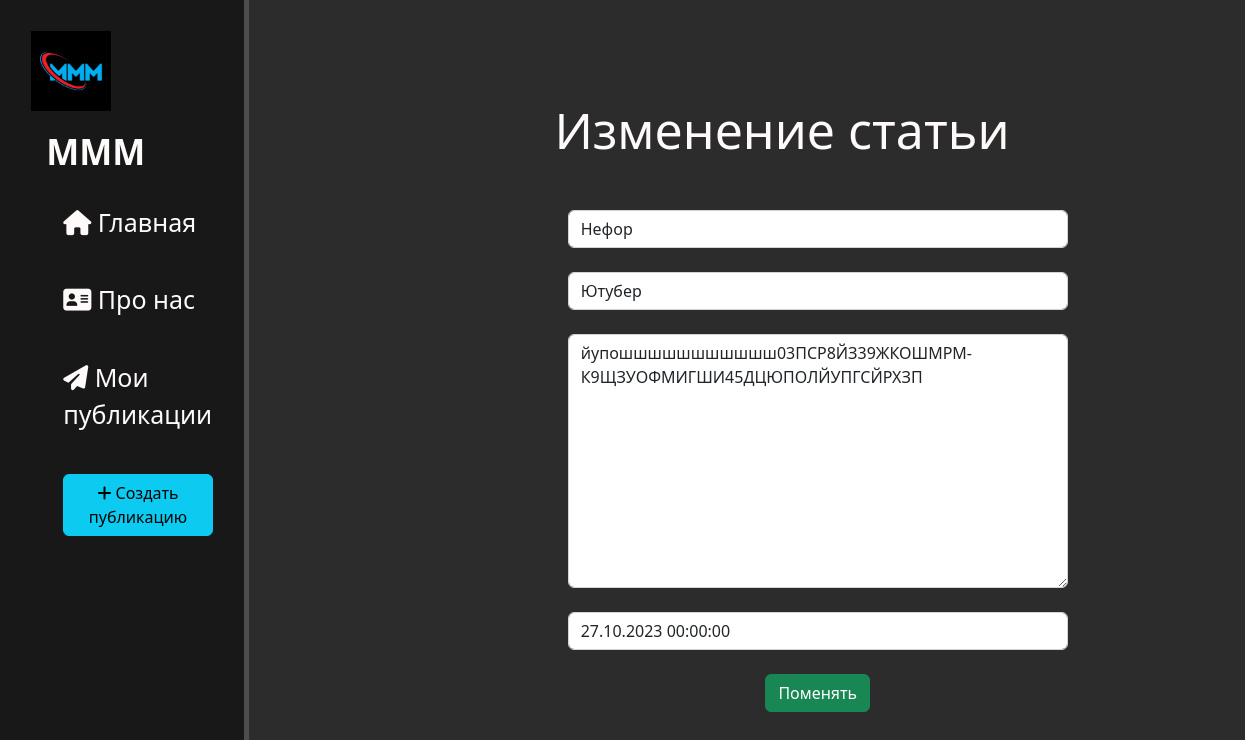
Screenshot of /news/3/update with the database file from the repository.
### news/models.py (models this page shows, shortened)
class Artiles(models.Model):
    title = models.CharField('Название', max_length=50)
    anons = models.CharField('Анонс', max_length=255)
    full_text = models.TextField('Статья')
    date = models.DateTimeField('Дата публикации')
    class Meta:
        verbose_name = 'Новость'
        verbose_name_plural = 'Новости'

### news/views.py (the view)
# urls.py: path('<int:pk>/update', NewsUpdateView.as_view(), name="news_update"),
class NewsUpdateView(UpdateView):
    model = Artiles
    template_name = "updator.html"
    form_class = ArtilesForm

### news/forms.py
class ArtilesForm(ModelForm):
    class Meta:
        model = Artiles
        fields = ("title", "anons", "full_text", "date")
        widgets = {
            "title": TextInput(attrs={
                'class':'form-control',
                'placeholder':'Название статьи',
            }),
            "anons": TextInput(attrs={
                'class':'form-control',
                'placeholder':'Анонс статьи',
            }),
            "full_text": Textarea(attrs={
                'class':'form-control',
                'placeholder':'Текст',
            }),
            "date": DateTimeInput(attrs={
                'class':'form-control',
            }),
        }

### news/templates/updator.html (shortened to what this page needs)
{% extends "layout.html" %}
{% block content %}
    <div class="features">
        <h1>Изменение статьи</h1>
        <form method="post">
            {{ form.title }}<br>
            {{ form.anons }}<br>
            {{ form.full_text }}<br>
            {{ form.date }}<br>
            <button type="submit" class="btn btn-success">
                Поменять
            </button>
        </form>
    </div>
{% endblock content %}

### main/static/css/main.css (style rules this page uses)
body { background-color: #2c2c2c; color: #fffafa; }
main > .features { float: left; margin-top: 100px; text-align: center; width: 80%; height: 100vh; }
main > .features > h1 { font-size: 50px; position: relative; left: 35px; }
form { margin-left: 32%; width: 500px; margin-top: 50px; }

### rows the page displays
Artiles: title "Нефор", anons "Ютубер", full_text "йупошшшшшшшшшшш03ПСР8ЙЗ39ЖКОШМРМ-К9ЩЗУОФМИГШИ45ДЦЮПОЛЙУПГСЙРХЗП", date "27.10.2023 00:00:00"
